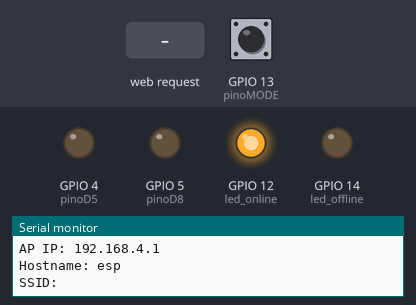
The sketch below on a simulated ESP8266 (NodeMCU). On the bench: output pins drawn as LEDs (lit = HIGH), the last lines printed to the serial monitor. The inputs (shaded band) are chosen by the test bench; at power-on: GPIO 13 (pinoMODE) HIGH. WiFi joins after 1.5 s; servers stay silent unless stated.

Above: at 2.9 s.
3.0 s: HTTP request GET /?LED=Garagem received
At 4.7 s:
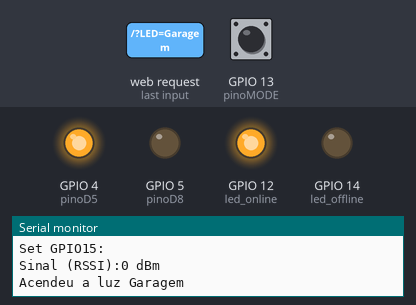
5.2 s: HTTP request GET /?LED2=Aguardar received
At 6.3 s:
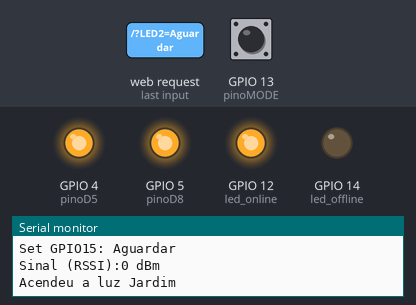
7.2 s: HTTP request GET /?LED=Aguardar received
At 8.9 s:
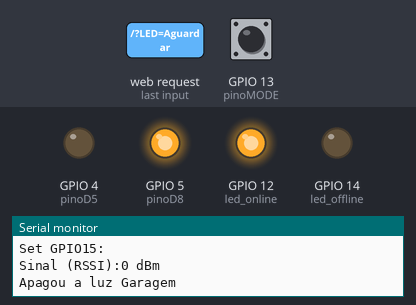
9.2 s: HTTP request GET /1?LED=Garagem received
At 10.6 s:
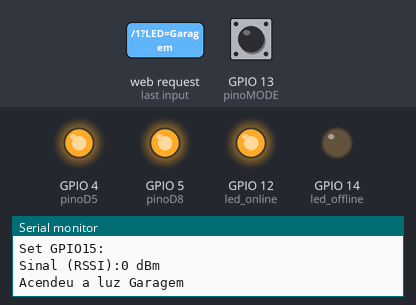
11.2 s: HTTP request GET /1?LED=Aguardar received
At 12.2 s:
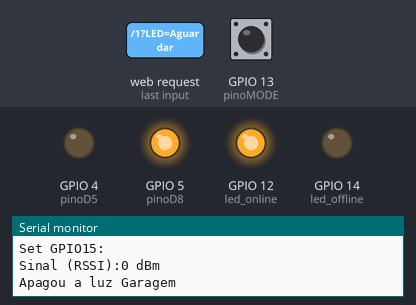
Timing chart, 0 to 14.2 s (numbered marks = the images above; inputs shaded):
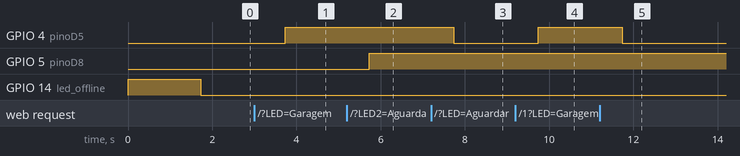

The sketch:

Projeto-Integrador-7.ino
```cpp
/*
  sistema adaptado por Paulo Furlan 12/2018
  Revisado para projeto integrador 7
  Univesp
  27/10/2021 -> Paulo Furlan
  Implementado opcoes para AP ou STA
  Revisado:
  05/11/2021
  Revisado:
  24/11/2021
*/
//============= declaracao includes ==========================
#include <ESP8266WiFi.h>
#include <ESP8266LLMNR.h>
#include <ESP8266WebServer.h>
#include <WiFiClient.h>

//====================== cria objeto servidor porta 80 =====================
ESP8266WebServer web_server(80);    //cria objeto para o servidor na porta 80
WiFiClient cliente; //Cria um cliente seguro (para ter acesso ao HTTPS)
//======================= declarar variaveis do sistema ====================
int pinoD5 = 4; //GPIO04 = D2
int pinoD8 = 5; //GPIO05 = D1
int pinoMODE = 13; //GPIO13 = D7
int led_online = 12; //GPIO12 = D6
int led_offline = 14; //GPIO14 = D5
String  est_lamp1 = "aguardando";
String  est_lamp2 = "aguardando";
int lamp1;
int lamp2;
long rssi;
boolean flag_lamp1 = false;
boolean flag_lamp2 = false;
//=================== Escolher Modo de Operacao ==============
boolean MODE = false; //true para AP, false para cliente
//============================================================
char *ssid = "sua_rede";    //nome da rede que ira conectar
char *password = "sua_senha";//senha da


void config_rede() {
  MODE = digitalRead(pinoMODE);
  if (MODE) {//Mode AP
    digitalWrite(led_online, 0);
    digitalWrite(led_offline, 1);
    ssid = "Projeto7";    //nome da rede que ira conectar
    password = "univesp";//senha da
    IPAddress ip(192, 168, 4, 1);
    delay(100);
    IPAddress gateway(192, 168, 4, 1);
    delay(100);
    IPAddress subnet(255, 255, 255, 0);
    delay(100);
    IPAddress primaryDNS(181, 213, 132, 2);
    delay(100);
    IPAddress secondaryDNS(181, 213, 132, 3);
    delay(100);
    WiFi.mode(WIFI_AP);
    delay(100);
    WiFi.softAP(ssid, password);
    delay(100);
    WiFi.softAPConfig(ip, gateway, subnet);
    delay(1000);
    // Start LLMNR responder
    LLMNR.begin("AP-Univesp");
    Serial.println("LLMNR responder started");
    // Start HTTP server
    web_server.on("", handle_http_root);
    web_server.onNotFound(handle_http_not_found);
    web_server.on(" ", handle_http_root);
    web_server.on("/", handle_http_root);
    web_server.on("/1", funcao1);
    web_server.begin();
    Serial.println("iniciando coneccao");
    digitalWrite(led_online, 0);
    digitalWrite(led_offline, 1);
    /*
      // Wait for connection
      while (WiFi.status() != WL_CONNECTED) {
      digitalWrite(led_online, 1);
      delay(250);
      Serial.print(".");
      digitalWrite(led_online, 0);
      delay(250);
      }
    */
    Serial.println("===============================================");
    Serial.println("=================== MODO AP ===================");
    Serial.print("ssid: ");
    Serial.println(ssid);
    Serial.print("password: ");
    Serial.println(password);
    Serial.print("ip: ");
    Serial.println(ip);
    Serial.print("gateway: ");
    Serial.println(gateway);
    Serial.print("subnet: ");
    Serial.println(subnet);
    Serial.println("===============================================");

  } else {
    digitalWrite(led_online, 0);
    digitalWrite(led_offline, 1);
    ssid = "Sua_Rede";    //nome da rede que ira conectar
    password = "Sua_Senha";//senha da rede
    IPAddress ip(192, 168, 0, 4);
    delay(100);
    IPAddress gateway(192, 168, 0, 1);
    delay(100);
    IPAddress subnet(255, 255, 255, 0);
    delay(100);
    IPAddress primaryDNS(181, 213, 132, 2);
    delay(100);
    IPAddress secondaryDNS(181, 213, 132, 3);
    delay(100);
    WiFi.mode(WIFI_STA);
    delay(100);
    WiFi.begin(ssid, password);
    delay(100);
    WiFi.config(ip, gateway, subnet);

    delay(1000);
    // Start LLMNR responder
    LLMNR.begin("STA-Unisvesp");
    Serial.println("LLMNR responder started");
    // Start HTTP server
    web_server.on("", handle_http_root);
    web_server.onNotFound(handle_http_not_found);
    web_server.on(" ", handle_http_root);
    web_server.on("/", handle_http_root);
    web_server.on("/1", funcao1);
    web_server.begin();
    Serial.println("iniciando coneccao");
    digitalWrite(led_online, 0);
    digitalWrite(led_offline, 1);
    // Wait for connection
    while (WiFi.status() != WL_CONNECTED) {
      digitalWrite(led_online, 1);
      delay(250);
      Serial.print(".");
      digitalWrite(led_online, 0);
      delay(250);
    }
    if (cliente.connect("sheets.googleapis.com", 443) == true) {
      //Tenta se conectar ao servidor do Google APIs na porta 443 (HTTPS)
      Serial.println("Conseguiu conexão com Servidor Google APIs");
    }
    else {
      Serial.println("Falha na conexão com Servidor Google APIs");
    }
    Serial.println("===============================================");
    Serial.println("=============== MODO CLIENTE ==================");
    Serial.print("ssid: ");
    Serial.println(ssid);
    Serial.print("password: ");
    Serial.println(password);
    Serial.print("ip: ");
    Serial.println(ip);
    Serial.print("gateway: ");
    Serial.println(gateway);
    Serial.print("subnet: ");
    Serial.println(subnet);
    Serial.println("===============================================");
  }

  return;
}


//=============== criacao da pagina Original========================================================
String getPage() {
  String page = "<html lang=pt-BR><head><meta http-equiv='refresh' content='12'/>";
  page += "<title>Univesp</title>";
  page += "<script src=\"https://code.jquery.com/jquery-1.11.2.js\"></script>";
  page += "<script type=\"text/javascript\">jQuery(window).load(function($){atualizaRelogio();});</script>";
  page += "<style> body { background-color: #fffff; font-family: Arial, Helvetica, Sans-Serif; Color: #000088; }</style>";
  page += "<style> INPUT.MeuInput { width: 50%; height: 60px;font-family: Arial, Helvetica, Sans-Serif;font-size: 100%;Color: Green; background-color: #0ff0f;}</style>";
  page += "</head><body><h1>Projeto Integrador-7</h1>";
  page += "<HR size=\"8\" WIDTH=100% color=#000088 noshade >";
  page += "<div><h2>Data: <output id=\"data\" style=\"font-family: 'arial black', 'avant garde'; font-size: 24px;\"></output>";
  page += "->Hora: <output id=\"hora\" style=\"font-family: 'arial black', 'avant garde'; font-size: 24px;\"></output>";
  page += "->Sinal (RSSI):" + String(rssi) + "dBm</h2></div>";
  page += "<HR size=8 WIDTH=100% color=#000088>";
  page += "<HR size=10 WIDTH=100% color=#005000>";
  page += "<h1>L&acircmpadas:</h1>";
  page += "<form action='/' method='POST'>";
  //=================================================BOTAO GARAGEM==============================================================================
  page += "<ul><li><h1>";
  page += "<output id='led_status' style=\"font-family: 'arial black', 'avant garde'; font-size: 24px;\"></output>"; //Label aviso status
  page += "<INPUT type='submit'name='LED' id='led' onclick=\"mudarNome();\" value='Garagem'  class='MeuInput'>";//Botao comando
  page += "</h1></li></ul>";

  page += "<HR size=\"1\" WIDTH=100% color=#000088>";
  //===============================================BOTAO JARDIM==================================================================================
  page += "<ul><li><h1>";
  page += "<output id='led2_status' style=\"font-family: 'arial black', 'avant garde'; font-size: 24px;\"></output>"; //Label aviso status
  page += "<INPUT type='submit'name='LED2' id='led2' onclick=\"mudarNome2();\" value='Jardim'  class='MeuInput'>";//Botao comando
  page += "</h1></li></ul>";

  page += "<HR size=10 WIDTH=100% color=#005000>";
  page += "</body>";

  page += "  <script>";
  page += "  function atualizaRelogio(){ ";
  page += "    var momentoAtual = new Date();";
  page += "    var vhora = momentoAtual.getHours();";
  page += "    var vminuto = momentoAtual.getMinutes();";
  page += "    var vsegundo = momentoAtual.getSeconds();";

  page += "    var vdia = momentoAtual.getDate();";
  page += "    var vmes = momentoAtual.getMonth() + 1;";
  page += "    var vano = momentoAtual.getFullYear();";

  page += "    if (vdia < 10){ vdia = \"0\" + vdia;}";
  page += "    if (vmes < 10){ vmes = \"0\" + vmes;}";
  page += "    if (vhora < 10){ vhora = \"0\" + vhora;}";
  page += "    if (vminuto < 10){ vminuto = \"0\" + vminuto;}";
  page += "    if (vsegundo < 10){ vsegundo = \"0\" + vsegundo;}";

  page += "    dataFormat = vdia +\" / \" + vmes + \"/ \" + vano;";
  page += "    horaFormat = vhora + \": \" + vminuto +  \": \" + vsegundo;";

  page += "    document.getElementById(\"data\").innerHTML = dataFormat;";
  page += "    document.getElementById(\"hora\").innerHTML = horaFormat;";

  page += "    setTimeout(\"atualizaRelogio()\",1000);";
  page += "  }";
  page += "</script> ";

  page += "<script>";
  page += "function mudarNome()";
  page += "{";

  page += "if(document.getElementById(\"led\").value == \"Garagem\")";
  page += "{document.getElementById(\"led\").value = \"Aguardar\";document.getElementById(\"led_status\").innerHTML = \"Enviando\";} else";
  page += "{document.getElementById(\"led\").value = \"Garagem\";document.getElementById(\"led_status\").innerHTML =\"Aguardando\";}";

  page += "}";
  page += "</script>";


  page += "<script>";
  page += "function mudarNome2()";
  page += "{";

  page += "if(document.getElementById(\"led2\").value == \"Jardim\")";
  page += "{document.getElementById(\"led2\").value = \"Aguardar\";document.getElementById(\"led2_status\").innerHTML = \"Enviando\";} else";
  page += "{document.getElementById(\"led2\").value = \"Jardim\";document.getElementById(\"led2_status\").innerHTML =\"Aguardando\";}";

  page += "}";
  page += "</script>";
  page += "</html>";

  return page;
}


//========fucao erro no carregamento===================
void handle_http_not_found() {
  web_server.send(404, "text/plain", "Not Found");
  digitalWrite(led_online, 0);
  digitalWrite(led_offline, 1);
  Serial.println("erro carregamento da pagina");
  handle_http_root();
}

//=======funcao envio de pagina ========================
void handle_http_root() {
  rssi = WiFi.RSSI();
  handleRoot();
  //String message = getPage();
  String message = getPage();
  web_server.send(200, "text/html", message);
  digitalWrite(led_online, 1);
  digitalWrite(led_offline, 0);
}

//==========funcao1 teste================================
void funcao1() {
  handleRoot();
  web_server.send(200, "text/plain", "Led1 Ligado");
  digitalWrite(led_online, 1);
  digitalWrite(led_offline, 0);
}


void handleRoot() {

  if ( web_server.hasArg("LED") ) {
    handleSubmit();
  } else {
    //web_server.send ( 200, "text/html", getPage() );
    web_server.send ( 200, "text/html", getPage() );
  }

  if ( web_server.hasArg("LED2") ) {
    handleSubmit();
  } else {
    //web_server.send ( 200, "text/html", getPage() );
    web_server.send ( 200, "text/html", getPage() );
  }


}

void handleSubmit() {
  // Actualise le GPIO / Update GPIO
  digitalWrite(led_online, 1);
  digitalWrite(led_offline, 1);
  String LEDValue;
  String LEDValue2;
  LEDValue = web_server.arg("LED");
  LEDValue2 = web_server.arg("LED2");
  Serial.print("Set GPIO14: ");
  Serial.println(LEDValue);
  Serial.print("Set GPIO15: ");
  Serial.println(LEDValue2);
  Serial.print("Sinal (RSSI):");
  Serial.print(rssi);
  Serial.println(" dBm");
  digitalWrite(led_online, 0);
  digitalWrite(led_offline, 0);

  //===========lamp1=======================
  /*
    if ( LEDValue == "1" ) {
     digitalWrite(pinoD5, 1);
     est_lamp1 = "ON";
     lamp1 = 1;
     Serial.print("est_lamp1:ON");
    // web_server.send ( 200, "text/html", getPage() );
    } else if ( LEDValue == "0" ) {
     digitalWrite(pinoD5, 0);
     est_lamp1 = "OFF";
     lamp1 = 0;
     Serial.print("est_lamp1:OFF");
    // web_server.send ( 200, "text/html", getPage() );
    }
  */
  if ( LEDValue == "Garagem" || LEDValue == "Aguardar" ) {
    digitalWrite(led_online, 0);
    digitalWrite(led_offline, 1);
    flag_lamp1 = !flag_lamp1;
    digitalWrite(pinoD5, flag_lamp1);
    if (flag_lamp1) {
      // est_lamp1 = "ON";
      lamp1 = 1;
      Serial.println("Acendeu a luz Garagem");
    } else if (!flag_lamp1) {
      // est_lamp1 = "OFF";
      lamp1 = 0;
      Serial.println("Apagou a luz Garagem");
    }
    //web_server.send ( 200, "text/html", getPage() );
    web_server.send ( 200, "text/html", getPage() );
  }
  //=============lamp2==============================
  /*
    if ( LEDValue2 == "1" ) {
     digitalWrite(pinoD8, 1);
     est_lamp2 = "ON";
     lamp2 = 1;
     Serial.print("est_lamp2:ON");
    // web_server.send ( 200, "text/html", getPage() );
    } else if ( LEDValue2 == "0" ) {
     digitalWrite(pinoD8, 0);
     est_lamp2 = "OFF";
     lamp2 = 0;
     Serial.print("est_lamp2:OFF");
     //web_server.send ( 200, "text/html", getPage() );
    }
  */
  if ( LEDValue2 == "Jardim" || LEDValue2 == "Aguardar" ) {
    digitalWrite(led_online, 0);
    digitalWrite(led_offline, 1);
    flag_lamp2 = !flag_lamp2;
    digitalWrite(pinoD8, flag_lamp2);
    if (flag_lamp2) {
      // est_lamp2 = "aguardando";
      Serial.println("Acendeu a luz Jardim");
      lamp2 = 1;
    } else if (!flag_lamp2) {
      // est_lamp2 = "aguardando";
      Serial.println("Apagou a luz Jardim");
      lamp2 = 0;
    }
    //web_server.send ( 200, "text/html", getPage() );
    web_server.send ( 200, "text/html", getPage() );
  }

  digitalWrite(led_online, 1);
  digitalWrite(led_offline, 0);
  //web_server.send ( 200, "text/html", getPage() );
  web_server.send ( 200, "text/html", getPage() );
}


void setup(void) {
  pinMode(pinoD5, OUTPUT);
  pinMode(pinoD8, OUTPUT);
  pinMode(led_online, OUTPUT);
  pinMode(led_offline, OUTPUT);
  pinMode(pinoMODE, INPUT_PULLUP);

  Serial.begin(115200);


  config_rede();//chama funcao para configurar em modo AP ou STA

  // Start LLMNR responder
  //LLMNR.begin("esp8266");
  //Serial.println("LLMNR responder started");
  // Start HTTP server
  //web_server.on("", handle_http_root);
  //web_server.onNotFound(handle_http_not_found);
  //web_server.on(" ", handle_http_root);
  //web_server.on("/", handle_http_root);
  //web_server.on("/1", funcao1);
  //web_server.begin();
  Serial.println("HTTP server started");
  rssi = WiFi.RSSI();
  Serial.print("Sinal (RSSI):");
  Serial.print(rssi);
  Serial.println(" dBm");
  digitalWrite(led_online, 1);
  digitalWrite(led_offline, 0);
  Serial.println("");
  Serial.print("Connected to ");
  Serial.println(ssid);
  Serial.print("Local IP: ");
  Serial.println(WiFi.localIP());
  Serial.print("AP IP: ");
  Serial.println(WiFi.softAPIP());
  Serial.print("Hostname: ");
  Serial.println(WiFi.hostname());
  Serial.print("SSID: ");
  Serial.println(WiFi.SSID());

}

void loop(void) {
  web_server.handleClient();//verifica solicitacoes
  delay(1000);
}

//end
```

Measured:
- after the input at 3.0 s, GPIO 4 (pinoD5): LOW → HIGH after 0.73 s
- after the input at 5.2 s, GPIO 5 (pinoD8): LOW → HIGH after 0.53 s
- after the input at 7.2 s, GPIO 4 (pinoD5): HIGH → LOW after 0.53 s
- after the input at 9.2 s, GPIO 4 (pinoD5): LOW → HIGH after 0.54 s
- after the input at 11.2 s, GPIO 4 (pinoD5): HIGH → LOW after 0.54 s
